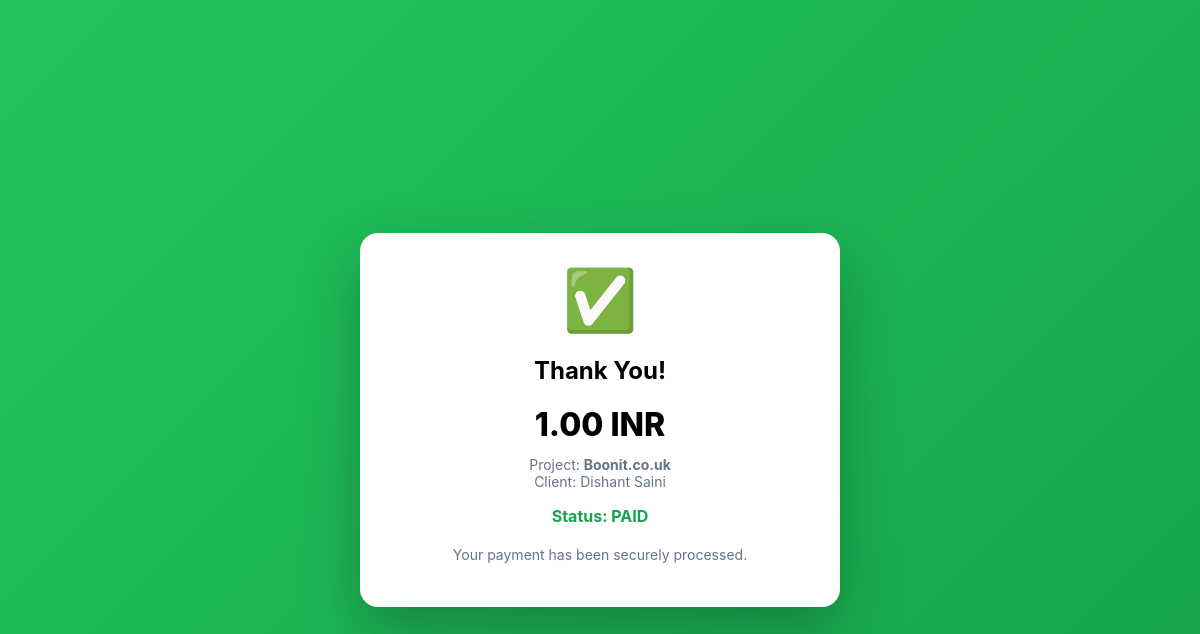
The page /payment-success.php?slug=afc014eaa7fc on the database its author committed.
### tables this page shows
CREATE TABLE `payment_links` (
  `id` int(11) NOT NULL,
  `client_id` int(11) NOT NULL,
  `project_id` int(11) NOT NULL,
  `amount` decimal(10,2) NOT NULL,
  `currency` varchar(5) NOT NULL,
  `slug` varchar(50) DEFAULT NULL,
  `razorpay_order_id` varchar(100) DEFAULT NULL,
  `razorpay_link_id` varchar(100) NOT NULL,
  `razorpay_link_url` text NOT NULL,
  `status` enum('created','paid','cancelled') DEFAULT 'created',
  `created_at` timestamp NULL DEFAULT current_timestamp(),
  `paid_at` datetime DEFAULT NULL
);

CREATE TABLE `projects` (
  `id` int(11) NOT NULL,
  `title` varchar(255) NOT NULL,
  `client_id` int(11) NOT NULL,
  `services` longtext DEFAULT NULL CHECK (json_valid(`services`)),
  `start_date` date DEFAULT NULL,
  `end_date` date DEFAULT NULL,
  `status` enum('Idea','In Progress','Review','Done') DEFAULT 'Idea',
  `deliverables` text DEFAULT NULL,
  `file_path` varchar(255) DEFAULT NULL,
  `notes` text DEFAULT NULL,
  `created_at` timestamp NULL DEFAULT current_timestamp()
);

CREATE TABLE `clients` (
  `id` int(11) NOT NULL,
  `name` varchar(255) NOT NULL,
  `email` varchar(255) NOT NULL,
  `phone` varchar(20) DEFAULT NULL,
  `country` varchar(100) DEFAULT 'India',
  `whatsapp` varchar(20) DEFAULT NULL,
  `brand_name` varchar(255) DEFAULT NULL,
  `reference_websites` text DEFAULT NULL,
  `status` enum('Active','Paused','Completed') DEFAULT 'Active',
  `notes` text DEFAULT NULL,
  `created_at` timestamp NULL DEFAULT current_timestamp()
);

### payment-success.php (the view, shortened to what this page needs)
<?php
require_once 'config/database.php';
$slug = $_GET['slug'] ?? '';
$stmt = $pdo->prepare("
    SELECT pl.*, c.name AS client_name, p.title AS project_title
    FROM payment_links pl
    JOIN clients c ON c.id = pl.client_id
    JOIN projects p ON p.id = pl.project_id
    WHERE pl.slug = ?
    LIMIT 1
");
$stmt->execute([$slug]);
$payment = $stmt->fetch();
?>
<!DOCTYPE html>
<html>
<head>
</head>
<body>
<div class="card">
    <div class="icon">✅</div>
    <h2>Thank You!</h2>
    <div class="amount">
        <?= number_format($payment['amount'],2) ?> <?= htmlspecialchars($payment['currency']) ?>
    </div>
    <div class="small">
        Project: <strong><?= htmlspecialchars($payment['project_title']) ?></strong><br>
        Client: <?= htmlspecialchars($payment['client_name']) ?>
    </div>
    <div class="status">
        Status: <?= strtoupper($payment['status']) ?>
    </div>
    <p class="small" style="margin-top:20px">
        Your payment has been securely processed.
    </p>
</div>
</body>
</html>

### rows shown on the page
payment_links: amount "1.00", currency "INR", project.title "Boonit.co.uk", client.name "Dishant Saini", status "PAID"
